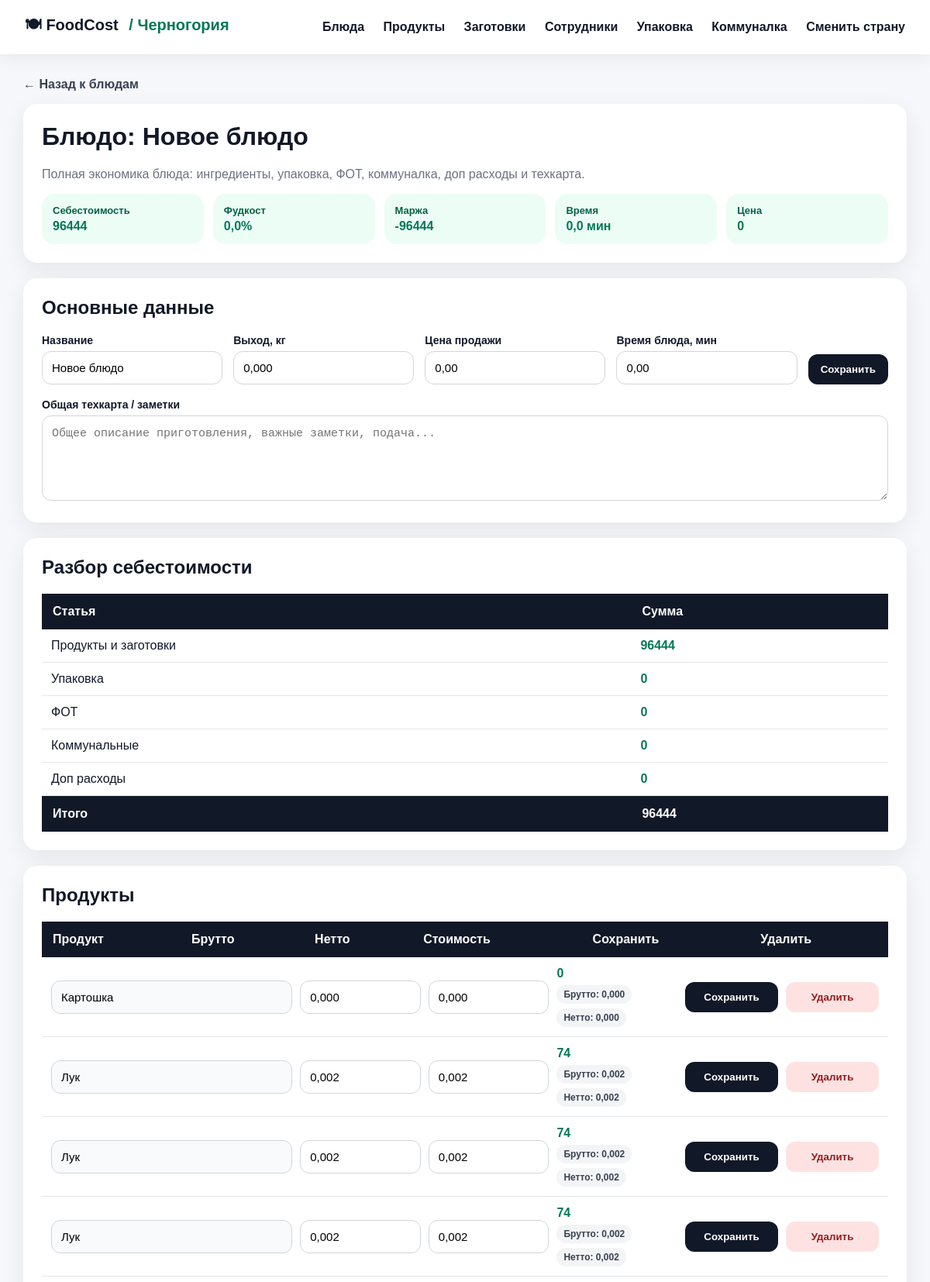
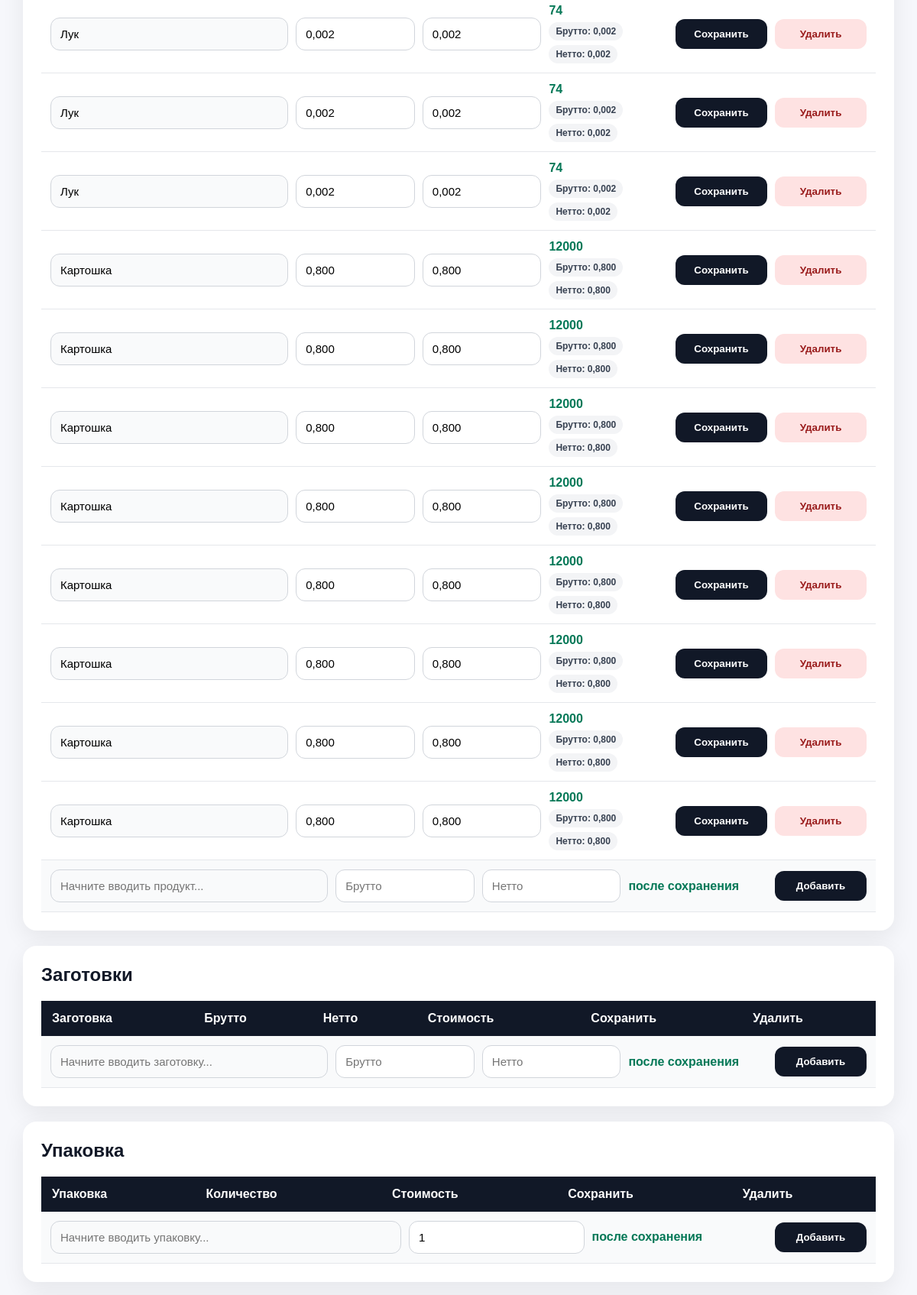
Page /c/montenegro/dish/2/ (upper part) on the committed database (2 pictures, top to bottom).
### foodcost/models.py (models this page shows, shortened)
class Country(models.Model):
    name = models.CharField(max_length=100)
    slug = models.SlugField(unique=True)

class Dish(models.Model):
    country = models.ForeignKey(
        Country,
        on_delete=models.CASCADE,
        related_name="dishes",
        null=True,
        blank=True,
    )
    name = models.CharField(max_length=255)
    final_weight = models.DecimalField(max_digits=10, decimal_places=3)
    selling_price = models.DecimalField(max_digits=10, decimal_places=2)
    cooking_minutes = models.DecimalField(max_digits=8, decimal_places=2, default=0)
    tech_card = models.TextField("Техкарта приготовления", blank=True, default="")
    def ingredient_cost(self):
        return sum(item.calculate_cost() for item in self.product_items.all()) + \
               sum(item.calculate_cost() for item in self.preparation_items.all())
    def packaging_cost(self):
        return sum(item.calculate_cost() for item in self.packaging_items.all())
    def labor_cost(self):
        return sum(item.calculate_cost() for item in self.labor_items.all())
    def utilities_cost(self):
        utilities = MonthlyUtilityExpense.objects.filter(country=self.country).order_by("-month").first()
        if not utilities:
            return 0
        return utilities.cost_per_minute() * self.total_cooking_minutes()
    def additional_expenses_cost(self):
        return sum(item.cost for item in self.additional_expenses.all())
    def total_cooking_minutes(self):
        return self.cooking_minutes + sum(p.preparation.cooking_minutes for p in self.preparation_items.all())
    def calculate_cost(self):
        return self.ingredient_cost() + self.packaging_cost() + self.labor_cost() + self.utilities_cost() + self.additional_expenses_cost()
    def foodcost(self):
        if self.selling_price == 0:
            return 0
        return (self.calculate_cost() / self.selling_price) * 100
    def margin(self):
        return self.selling_price - self.calculate_cost()

class DishProductItem(models.Model):
    dish = models.ForeignKey(Dish, on_delete=models.CASCADE, related_name="product_items")
    product = models.ForeignKey(Product, on_delete=models.CASCADE)
    gross = models.DecimalField(max_digits=10, decimal_places=3)
    net = models.DecimalField(max_digits=10, decimal_places=3)
    def calculate_cost(self):
        price = self.product.get_price()
        if not price:
            return 0
        return self.net * price.price

class Product(models.Model):
    country = models.ForeignKey(
        Country,
        on_delete=models.CASCADE,
        related_name="products",
        null=True,
        blank=True,
    )
    name = models.CharField(max_length=255)
    unit = models.CharField(max_length=20)
    def get_price(self):
        return self.prices.order_by("-date_from").first()

class ProductPrice(models.Model):
    product = models.ForeignKey(Product, on_delete=models.CASCADE, related_name="prices")
    price = models.DecimalField(max_digits=10, decimal_places=2)
    date_from = models.DateField()

### foodcost/views.py (the view, shortened to what this page needs)
# urls.py: path("c/<slug:country_slug>/dish/<int:dish_id>/", views.dish_detail, name="dish_detail"),
def dish_detail(request, country_slug, dish_id):
    country = get_country(country_slug)
    dish = get_object_or_404(Dish, id=dish_id, country=country)
    products = Product.objects.filter(country=country)
    preparations = Preparation.objects.filter(country=country)
    employees = Employee.objects.filter(country=country)
    packagings = Packaging.objects.filter(country=country)
    tech_steps = DishTechStep.objects.filter(dish=dish)
    return render(request, "foodcost/dish_detail.html", {
        "country": country,
        "dish": dish,
        "products": products,
        "preparations": preparations,
        "employees": employees,
        "packagings": packagings,
        "tech_steps": tech_steps,
    })

### foodcost/models.py (called while the page is built)
    def hourly_rate(self):
        if self.monthly_hours == 0:
            return 0
        return self.monthly_salary / self.monthly_hours

### foodcost/views.py (called while the page is built)
def get_country(country_slug):
    return get_object_or_404(Country, slug=country_slug)

### foodcost/templates/foodcost/dish_detail.html (shortened to what this page needs)
{% extends "foodcost/base.html" %}
{% block content %}
<a class="back" href="/c/{{ country.slug }}/">← Назад к блюдам</a>
<div class="card">
    <h1>Блюдо: {{ dish.name }}</h1>
    <p class="muted">Полная экономика блюда: ингредиенты, упаковка, ФОТ, коммуналка, доп расходы и техкарта.</p>
    <div class="summary">
        <div class="metric"><span>Себестоимость</span><b id="summary-cost">{{ dish.calculate_cost|floatformat:0 }}</b></div>
        <div class="metric"><span>Фудкост</span><b id="summary-foodcost">{{ dish.foodcost|floatformat:1 }}</b>%</div>
        <div class="metric"><span>Маржа</span><b id="summary-margin">{{ dish.margin|floatformat:0 }}</b></div>
        <div class="metric"><span>Время</span>{{ dish.total_cooking_minutes|floatformat:1 }} мин</div>
        <div class="metric"><span>Цена</span>{{ dish.selling_price|floatformat:0 }}</div>
    </div>
</div>
<div class="card">
    <h2>Основные данные</h2>
    <form method="post">
        <div class="main-grid">
            <div>
                <label>Название</label>
                <input name="name" value="{{ dish.name }}">
            </div>
            <div>
                <label>Выход, кг</label>
                <input type="text" name="final_weight" value="{{ dish.final_weight }}">
            </div>
            <div>
                <label>Цена продажи</label>
                <input type="text" name="selling_price" value="{{ dish.selling_price }}">
            </div>
            <div>
                <label>Время блюда, мин</label>
                <input type="text" name="cooking_minutes" value="{{ dish.cooking_minutes }}">
            </div>
            <button type="submit">Сохранить</button>
        </div>
        <div style="margin-top:18px;">
            <label>Общая техкарта / заметки</label>
            <textarea name="tech_card" placeholder="Общее описание приготовления, важные заметки, подача...">{{ dish.tech_card }}</textarea>
        </div>
    </form>
</div>
<div class="card">
    <h2>Разбор себестоимости</h2>
    <table>
        <tr><th>Статья</th><th>Сумма</th></tr>
        <tr><td>Продукты и заготовки</td><td class="price">{{ dish.ingredient_cost|floatformat:0 }}</td></tr>
        <tr><td>Упаковка</td><td class="price">{{ dish.packaging_cost|floatformat:0 }}</td></tr>
        <tr><td>ФОТ</td><td class="price">{{ dish.labor_cost|floatformat:0 }}</td></tr>
        <tr><td>Коммунальные</td><td class="price">{{ dish.utilities_cost|floatformat:0 }}</td></tr>
        <tr><td>Доп расходы</td><td class="price">{{ dish.additional_expenses_cost|floatformat:0 }}</td></tr>
        <tr><th>Итого</th><th id="summary-total-table">{{ dish.calculate_cost|floatformat:0 }}</th></tr>
    </table>
</div>
<div class="card">
    <h2>Продукты</h2>
    <table>
        <tr>
            <th>Продукт</th>
            <th>Брутто</th>
            <th>Нетто</th>
            <th>Стоимость</th>
            <th>Сохранить</th>
            <th>Удалить</th>
        </tr>
        <tbody id="products-body">
        {% for item in dish.product_items.all %}
        <tr>
            <td colspan="6">
                <form method="post" class="line-6" data-type="product">
                    <input
                        class="search-field"
                        list="products-options"
                        value="{{ item.product.name }}"
                        data-hidden-input="product-existing-{{ item.id }}"
                        placeholder="Начните вводить продукт..."
                    >
                    <input type="text" name="gross" value="{{ item.gross }}">
                    <input type="text" name="net" value="{{ item.net }}">
                    <div>
                        <div class="price">{{ item.calculate_cost|floatformat:0 }}</div>
                        <div class="pill-row">
                            <span class="pill">Брутто: {{ item.gross }}</span>
                            <span class="pill">Нетто: {{ item.net }}</span>
                        </div>
                    </div>
                    <button type="submit" name="action" value="update_product">Сохранить</button>
                    <button type="submit" name="action" value="delete_product" class="danger" onclick="return confirm('Удалить продукт из блюда?')">Удалить</button>
                </form>
            </td>
        </tr>
        {% endfor %}
        </tbody>
        <tr class="add-row">
            <td colspan="6">
                <form method="post" class="add-line-6 ajax-add-form" data-type="product" data-target="products-body">
                    <input
                        class="search-field"
                        list="products-options"
                        data-hidden-input="product-add-hidden"
                        placeholder="Начните вводить продукт..."
                    >
                    <input type="text" name="gross" placeholder="Брутто">
                    <input type="text" name="net" placeholder="Нетто">
                    <span class="price muted">после сохранения</span>
                    <button type="submit">Добавить</button>
                </form>
            </td>
        </tr>
    </table>
</div>
<div class="card">
    <h2>Заготовки</h2>
    <table>
        <tr>
            <th>Заготовка</th>
            <th>Брутто</th>
            <th>Нетто</th>
            <th>Стоимость</th>
            <th>Сохранить</th>
            <th>Удалить</th>
        </tr>
        <tr class="add-row">
            <td colspan="6">
                <form method="post" class="add-line-6 ajax-add-form" data-type="preparation" data-target="preparations-body">
                    <input
                        class="search-field"
                        list="preparations-options"
                        data-hidden-input="preparation-add-hidden"
                        placeholder="Начните вводить заготовку..."
                    >
                    <input type="text" name="gross" placeholder="Брутто">
                    <input type="text" name="net" placeholder="Нетто">
                    <span class="price muted">после сохранения</span>
                    <button type="submit">Добавить</button>
                </form>
            </td>
        </tr>
    </table>
</div>
<div class="card">
    <h2>Упаковка</h2>
    <table>
        <tr>
            <th>Упаковка</th>
            <th>Количество</th>
            <th>Стоимость</th>
            <th>Сохранить</th>
            <th>Удалить</th>
        </tr>
        <tr class="add-row">
            <td colspan="5">
                <form method="post" class="add-line-5 ajax-add-form" data-type="packaging" data-target="packaging-body">
                    <input
                        class="search-field"
                        list="packagings-options"
                        data-hidden-input="packaging-add-hidden"
                        placeholder="Начните вводить упаковку..."
                    >
                    <input type="text" name="quantity" value="1">
                    <span class="price muted">после сохранения</span>
                    <button type="submit">Добавить</button>
                </form>
            </td>
        </tr>
    </table>
</div>
{% endblock %}

### foodcost/templates/foodcost/base.html (shortened to what this page needs)
<!DOCTYPE html>
<html>
<head>
</head>
<body>
<div class="header">
    <div class="logo">
        🍽 FoodCost
        {% if country %}
            <span class="country">/ {{ country.name }}</span>
        {% endif %}
    </div>
    <div class="nav">
        {% if country %}
            <a href="/c/{{ country.slug }}/">Блюда</a>
            <a href="/c/{{ country.slug }}/products/">Продукты</a>
            <a href="/c/{{ country.slug }}/preparations/">Заготовки</a>
            <a href="/c/{{ country.slug }}/employees/">Сотрудники</a>
            <a href="/c/{{ country.slug }}/packaging/">Упаковка</a>
            <a href="/c/{{ country.slug }}/utilities/">Коммуналка</a>
            <a href="/">Сменить страну</a>
        {% else %}
            <a href="/">Страны</a>
            <a href="/admin/">Админка</a>
        {% endif %}
    </div>
</div>
<div class="container">
    {% block content %}{% endblock %}
</div>
</body>
</html>

### foodcost/templates/foodcost/base.html (style rules this page uses)
body { font-family: Arial, sans-serif; background: #f6f7fb; margin: 0; color: #111827; }
.header { background: white; padding: 18px 32px; box-shadow: 0 6px 20px rgba(0,0,0,0.06); display: flex; justify-content: space-between; align-items: center; }
.logo { font-weight: bold; font-size: 20px; }
.country { color: #047857; font-weight: bold; margin-left: 8px; }
.nav a { margin-left: 20px; text-decoration: none; color: #111827; font-weight: 600; }
.container { max-width: 1200px; margin: auto; padding: 30px; }
.card { background: white; border-radius: 18px; padding: 24px; margin-bottom: 20px; box-shadow: 0 10px 30px rgba(0,0,0,0.07); }
h1, h2 { margin-top: 0; }

### foodcost/templates/foodcost/dish_detail.html (style rules this page uses)
.back { display: inline-block; margin-bottom: 16px; color: #374151; text-decoration: none; font-weight: bold; }
.muted { color: #6b7280; }
.summary { display: grid; grid-template-columns: repeat(5, 1fr); gap: 12px; }
.metric { background: #ecfdf5; color: #047857; border-radius: 16px; padding: 14px; font-weight: bold; }
.metric span { display: block; color: #065f46; font-size: 13px; margin-bottom: 4px; }
.main-grid { display: grid; grid-template-columns: 1fr 1fr 1fr 1fr auto; gap: 14px; align-items: end; }
label { font-weight: bold; font-size: 14px; margin-bottom: 6px; display: block; }
input, textarea { width: 100%; padding: 12px; border: 1px solid #d1d5db; border-radius: 12px; font-size: 15px; box-sizing: border-box; background: white; }
textarea { min-height: 110px; resize: vertical; line-height: 1.5; }
button { background: #111827; color: white; border: 0; border-radius: 12px; padding: 12px 16px; cursor: pointer; font-weight: bold; white-space: nowrap; }
.danger { background: #fee2e2; color: #991b1b; }
table { width: 100%; border-collapse: collapse; }
th { background: #111827; color: white; padding: 14px; text-align: left; }
td { padding: 12px; border-bottom: 1px solid #e5e7eb; }
.price { color: #047857; font-weight: bold; white-space: nowrap; }
.add-row { background: #f9fafb; }
.line-6 { display: grid; grid-template-columns: 2fr 1fr 1fr 1fr 120px 120px; gap: 10px; align-items: center; }
.add-line-6 { display: grid; grid-template-columns: 2fr 1fr 1fr 1fr 120px; gap: 10px; align-items: center; }
.add-line-5 { display: grid; grid-template-columns: 2fr 1fr 1fr 120px; gap: 10px; align-items: center; }
.search-field { background: #f9fafb; }
.pill-row { display: flex; gap: 6px; flex-wrap: wrap; margin-top: 6px; }
.pill { background: #f3f4f6; color: #374151; border-radius: 999px; padding: 5px 9px; font-size: 12px; font-weight: bold; }

### rows in the picture
Country: name "Черногория"
Dish: name "Новое блюдо", calculate_cost "96444", foodcost "0,0", margin "-96444", total_cooking_minutes "0,0", selling_price "0", final_weight "0,000", selling_price "0,00", cooking_minutes "0,00", ingredient_cost "96444", packaging_cost "0", labor_cost "0", utilities_cost "0", additional_expenses_cost "0"
DishProductItem: product.name "Картошка", gross "0,000", net "0,000", calculate_cost "0"
DishProductItem: product.name "Лук", gross "0,002", net "0,002", calculate_cost "74"
DishProductItem: product.name "Лук", gross "0,002", net "0,002", calculate_cost "74"
DishProductItem: product.name "Лук", gross "0,002", net "0,002", calculate_cost "74"
DishProductItem: product.name "Лук", gross "0,002", net "0,002", calculate_cost "74"
DishProductItem: product.name "Лук", gross "0,002", net "0,002", calculate_cost "74"
DishProductItem: product.name "Лук", gross "0,002", net "0,002", calculate_cost "74"
DishProductItem: product.name "Картошка", gross "0,800", net "0,800", calculate_cost "12000"
DishProductItem: product.name "Картошка", gross "0,800", net "0,800", calculate_cost "12000"
DishProductItem: product.name "Картошка", gross "0,800", net "0,800", calculate_cost "12000"
DishProductItem: product.name "Картошка", gross "0,800", net "0,800", calculate_cost "12000"
DishProductItem: product.name "Картошка", gross "0,800", net "0,800", calculate_cost "12000"
DishProductItem: product.name "Картошка", gross "0,800", net "0,800", calculate_cost "12000"
DishProductItem: product.name "Картошка", gross "0,800", net "0,800", calculate_cost "12000"
DishProductItem: product.name "Картошка", gross "0,800", net "0,800", calculate_cost "12000"
